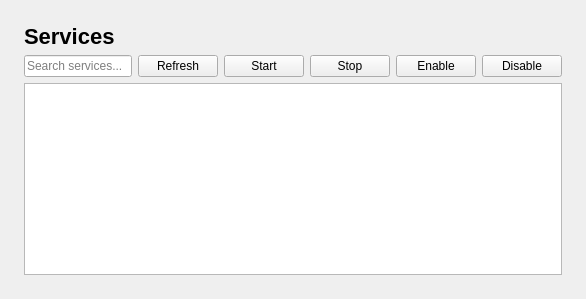
<?xml version="1.0" encoding="UTF-8"?>
<ui version="4.0">
 <class>ServicesPage</class>
 <widget class="QWidget" name="ServicesPage">
  <layout class="QVBoxLayout">
   <property name="leftMargin"><number>24</number></property><property name="topMargin"><number>24</number></property><property name="rightMargin"><number>24</number></property><property name="bottomMargin"><number>24</number></property>
   <item><widget class="QLabel"><property name="text"><string>Services</string></property><property name="styleSheet"><string>font-size: 22px; font-weight: bold;</string></property></widget></item>
   <item>
    <layout class="QHBoxLayout">
     <item><widget class="QLineEdit" name="searchEdit"><property name="placeholderText"><string>Search services...</string></property></widget></item>
     <item><widget class="QPushButton" name="refreshButton"><property name="text"><string>Refresh</string></property></widget></item>
     <item><widget class="QPushButton" name="startButton"><property name="text"><string>Start</string></property></widget></item>
     <item><widget class="QPushButton" name="stopButton"><property name="text"><string>Stop</string></property></widget></item>
     <item><widget class="QPushButton" name="enableButton"><property name="text"><string>Enable</string></property></widget></item>
     <item><widget class="QPushButton" name="disableButton"><property name="text"><string>Disable</string></property></widget></item>
    </layout>
   </item>
   <item><widget class="QTableView" name="serviceTable"/></item>
  </layout>
 </widget>
</ui>
